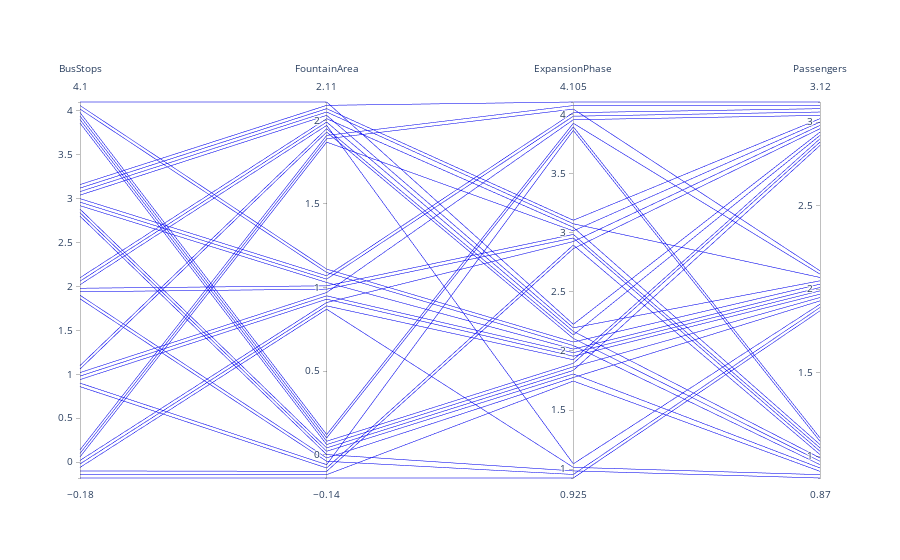

The code cell stored with this chart in its notebook:
### Code cell
fig = go.Figure(data=
    go.Parcoords(
        line_color='blue',
        dimensions = [dict(label = label, values = new_df[label])
                      for label in new_df]
    )
)
fig.show()
